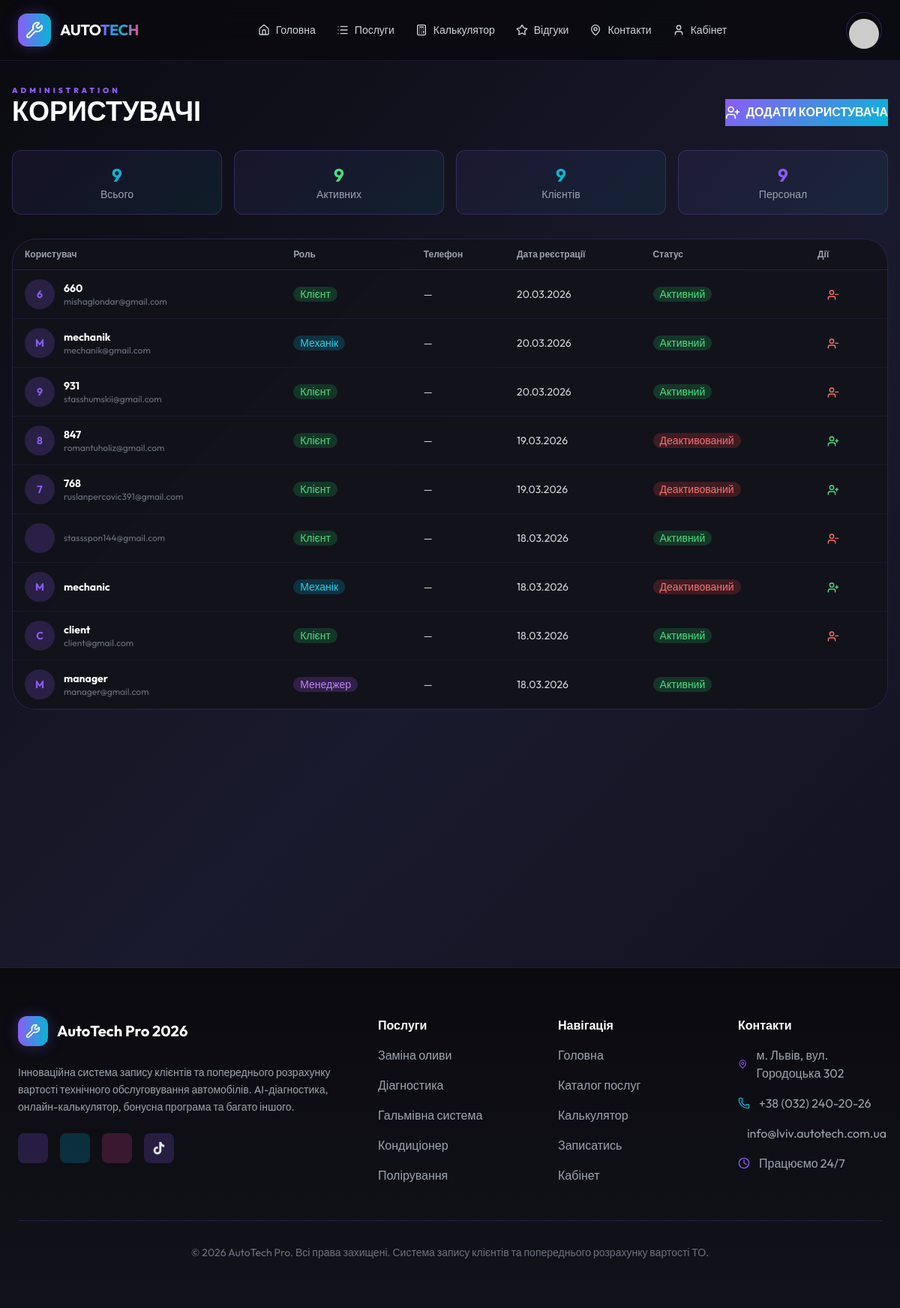
Page /users/ (signed in) on the committed database.
### accounts/models.py (models this page shows, shortened)
class User(AbstractUser):
    class Role(models.TextChoices):
        CLIENT = "CLIENT", _("Клієнт")
        MANAGER = "MANAGER", _("Менеджер")
        MECHANIC = "MECHANIC", _("Механік")
        ADMIN = "ADMIN", _("Адміністратор")
    email = models.EmailField(_("Email"), unique=True)
    role = models.CharField(
        max_length=20, choices=Role.choices, default=Role.CLIENT, verbose_name=_("Роль")
    )
    phone = models.CharField(max_length=20, blank=True, null=True, verbose_name=_("Телефон"))
    avatar = models.ImageField(
        upload_to="avatars/", blank=True, null=True, verbose_name=_("Аватар")
    )
    USERNAME_FIELD = "email"
    REQUIRED_FIELDS = ["username"]
    class Meta:
        verbose_name = _("Користувач")
        verbose_name_plural = _("Користувачі")

### dashboard/views.py (the view)
# urls.py: path("users/", views.manage_users_view, name="manage_users"),
@login_required
def manage_users_view(request):
    if request.user.role not in ["MANAGER", "ADMIN"]:
        return redirect("dashboard:index")
    from django.contrib.auth import get_user_model
    User = get_user_model()
    users = User.objects.all().order_by("-date_joined")
    return render(request, "dashboard/manage_users.html", {"users": users})

### templates/dashboard/manage_users.html (shortened to what this page needs)
{% extends 'base.html' %}
{% load static %}
{% block content %}
<div class="space-y-8">
    <div class="flex flex-col md:flex-row justify-between items-end gap-4">
        <div>
            <div class="text-cyber-purple font-black text-[10px] uppercase tracking-[0.4em]">Administration</div>
            <h1 class="text-4xl font-black text-white uppercase">КОРИСТУВАЧІ</h1>
        </div>
        <button class="btn-cyber" onclick="document.getElementById('create-user-modal').showModal()">
            <i data-lucide="user-plus" class="w-5 h-5 mr-2"></i>ДОДАТИ КОРИСТУВАЧА
        </button>
    </div>
    <div class="grid grid-cols-2 md:grid-cols-4 gap-4">
        <div class="cyber-card p-4 rounded-xl text-center">
            <div class="text-2xl font-bold gradient-text">{{ users.count }}</div>
            <div class="text-sm text-gray-400">Всього</div>
        </div>
        <div class="cyber-card p-4 rounded-xl text-center">
            <div class="text-2xl font-bold text-green-400">{{ users|length }}</div>
            <div class="text-sm text-gray-400">Активних</div>
        </div>
        <div class="cyber-card p-4 rounded-xl text-center">
            <div class="text-2xl font-bold text-cyber-cyan">{{ users|length }}</div>
            <div class="text-sm text-gray-400">Клієнтів</div>
        </div>
        <div class="cyber-card p-4 rounded-xl text-center">
            <div class="text-2xl font-bold text-cyber-purple">{{ users|length }}</div>
            <div class="text-sm text-gray-400">Персонал</div>
        </div>
    </div>
    <div class="glass-panel rounded-[32px] overflow-hidden">
        <table class="table w-full">
            <thead>
                <tr class="border-b border-cyber-purple/20">
                    <th class="bg-transparent text-gray-400 font-bold">Користувач</th>
                    <th class="bg-transparent text-gray-400 font-bold">Роль</th>
                    <th class="bg-transparent text-gray-400 font-bold">Телефон</th>
                    <th class="bg-transparent text-gray-400 font-bold">Дата реєстрації</th>
                    <th class="bg-transparent text-gray-400 font-bold">Статус</th>
                    <th class="bg-transparent text-gray-400 font-bold">Дії</th>
                </tr>
            </thead>
            <tbody>
                {% for user in users %}
                <tr class="border-b border-cyber-purple/10 hover:bg-cyber-purple/5">
                    <td class="bg-transparent">
                        <div class="flex items-center gap-3">
                            <div class="w-10 h-10 rounded-full bg-cyber-purple/20 flex items-center justify-center">
                                <span class="font-bold text-cyber-purple">{{ user.username|slice:1|upper }}</span>
                            </div>
                            <div>
                                <div class="font-bold text-white">{{ user.username }}</div>
                                <div class="text-xs text-gray-500">{{ user.email }}</div>
                            </div>
                        </div>
                    </td>
                    <td class="bg-transparent">
                        <span class="badge {% if user.role == 'ADMIN' %}bg-red-500/20 text-red-400{% elif user.role == 'MANAGER' %}bg-purple-500/20 text-purple-400{% elif user.role == 'MECHANIC' %}bg-cyan-500/20 text-cyan-400{% else %}bg-green-500/20 text-green-400{% endif %} border-0">
                            {{ user.get_role_display }}
                        </span>
                    </td>
                    <td class="bg-transparent text-gray-300">
                        {{ user.phone|default:"—" }}
                    </td>
                    <td class="bg-transparent text-gray-300">
                        {{ user.date_joined|date:"d.m.Y" }}
                    </td>
                    <td class="bg-transparent">
                        {% if user.is_active %}
                        <span class="badge bg-green-500/20 text-green-400 border-0">Активний</span>
                        {% else %}
                        <span class="badge bg-red-500/20 text-red-400 border-0">Деактивований</span>
                        {% endif %}
                    </td>
                    <td class="bg-transparent">
                        <div class="flex gap-2">
                            {% if user != request.user %}
                            <button onclick="toggleUserStatus({{ user.id }})" class="btn btn-sm btn-ghost {% if user.is_active %}text-red-400{% else %}text-green-400{% endif %}" title="{% if user.is_active %}Деактивувати{% else %}Активувати{% endif %}">
                                {% if user.is_active %}
                                <i data-lucide="user-minus" class="w-4 h-4"></i>
                                {% else %}
                                <i data-lucide="user-plus" class="w-4 h-4"></i>
                                {% endif %}
                            </button>
                            {% endif %}
                        </div>
                    </td>
                </tr>
                {% endfor %}
            </tbody>
        </table>
    </div>
</div>
{% endblock %}

### templates/base.html (style rules this page uses)
:root { --cyber-purple: #8b5cf6; --cyber-cyan: #06b6d4; --cyber-pink: #ec4899; }
body { background: linear-gradient(135deg, #0a0a0f 0%, #1a1a2e 50%, #0f0f1a 100%); min-height: 100vh; color: #e2e8f0; font-family: 'Outfit', sans-serif; }
.glass-panel { background: rgba(18, 18, 26, 0.9); backdrop-filter: blur(20px); border: 1px solid rgba(139, 92, 246, 0.2); }
.cyber-card { background: linear-gradient(145deg, rgba(139, 92, 246, 0.08) 0%, rgba(6, 182, 212, 0.08) 100%); border: 1px solid rgba(139, 92, 246, 0.25); transition: all 0.3s ease; }
.btn-cyber { background: linear-gradient(135deg, var(--cyber-purple) 0%, var(--cyber-cyan) 100%); color: white; border: none; font-weight: 600; }
.gradient-text { background: linear-gradient(90deg, #8b5cf6 0%, #06b6d4 50%, #ec4899 100%); -webkit-background-clip: text; -webkit-text-fill-color: transparent; background-clip: text; }
.btn-cyber, .btn, .btn-outline { display: inline-flex !important; align-items: center !important; justify-content: center !important; text-align: center !important; line-height: 1.2 !important; vertical-align: middle !important; }
.btn-cyber, .btn { padding-top: 0.5rem !important; padding-bottom: 0.5rem !important; }

### rows in the picture
User: username "6", username "660", email "mishaglondar@gmail.com", role "Клієнт", phone "—", date_joined "20.03.2026", is_active "Активний"
User: username "M", username "mechanik", email "mechanik@gmail.com", role "Механік", phone "—", date_joined "20.03.2026", is_active "Активний"
User: username "9", username "931", email "stasshumskii@gmail.com", role "Клієнт", phone "—", date_joined "20.03.2026", is_active "Активний"
User: username "8", username "847", email "romantuholiz@gmail.com", role "Клієнт", phone "—", date_joined "19.03.2026", is_active "Деактивований"
User: username "7", username "768", email "ruslanpercovic391@gmail.com", role "Клієнт", phone "—", date_joined "19.03.2026", is_active "Деактивований"
User: email "stassspon144@gmail.com", role "Клієнт", phone "—", date_joined "18.03.2026", is_active "Активний"
User: username "M", username "mechanic", role "Механік", phone "—", date_joined "18.03.2026", is_active "Деактивований"
User: username "C", username "client", email "client@gmail.com", role "Клієнт", phone "—", date_joined "18.03.2026", is_active "Активний"
User: username "M", username "manager", email "manager@gmail.com", role "Менеджер", phone "—", date_joined "18.03.2026", is_active "Активний"

### other values in the picture
{{ users.count }} "9"
{{ users|length }} "9"
